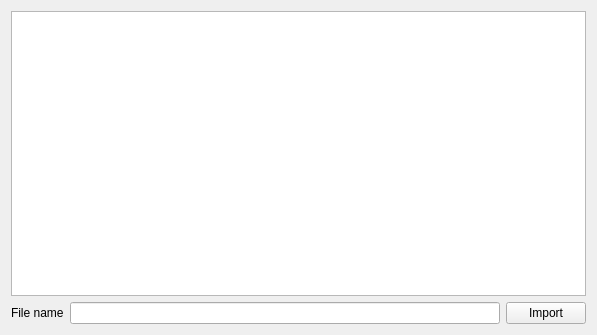
<?xml version="1.0" encoding="UTF-8"?>
<ui version="4.0">
 <class>NewDocumentForm</class>
 <widget class="QWidget" name="NewDocumentForm">
  <property name="geometry">
   <rect>
    <x>0</x>
    <y>0</y>
    <width>597</width>
    <height>335</height>
   </rect>
  </property>
  <property name="windowTitle">
   <string>Form</string>
  </property>
  <layout class="QVBoxLayout" name="verticalLayout_2">
   <item>
    <layout class="QVBoxLayout" name="verticalLayout">
     <item>
      <widget class="QTextEdit" name="textEdit"/>
     </item>
     <item>
      <layout class="QHBoxLayout" name="horizontalLayout">
       <item>
        <widget class="QLabel" name="label">
         <property name="maximumSize">
          <size>
           <width>80</width>
           <height>16777215</height>
          </size>
         </property>
         <property name="text">
          <string>File name</string>
         </property>
        </widget>
       </item>
       <item>
        <widget class="QLineEdit" name="filename">
         <property name="maximumSize">
          <size>
           <width>1024</width>
           <height>16777215</height>
          </size>
         </property>
         <property name="maxLength">
          <number>256</number>
         </property>
        </widget>
       </item>
       <item>
        <widget class="QPushButton" name="importButton">
         <property name="toolTip">
          <string>&lt;html&gt;&lt;head/&gt;&lt;body&gt;&lt;p&gt;Import this document to IPFS&lt;/p&gt;&lt;/body&gt;&lt;/html&gt;</string>
         </property>
         <property name="text">
          <string>Import</string>
         </property>
        </widget>
       </item>
      </layout>
     </item>
    </layout>
   </item>
  </layout>
 </widget>
 <resources/>
 <connections/>
</ui>
